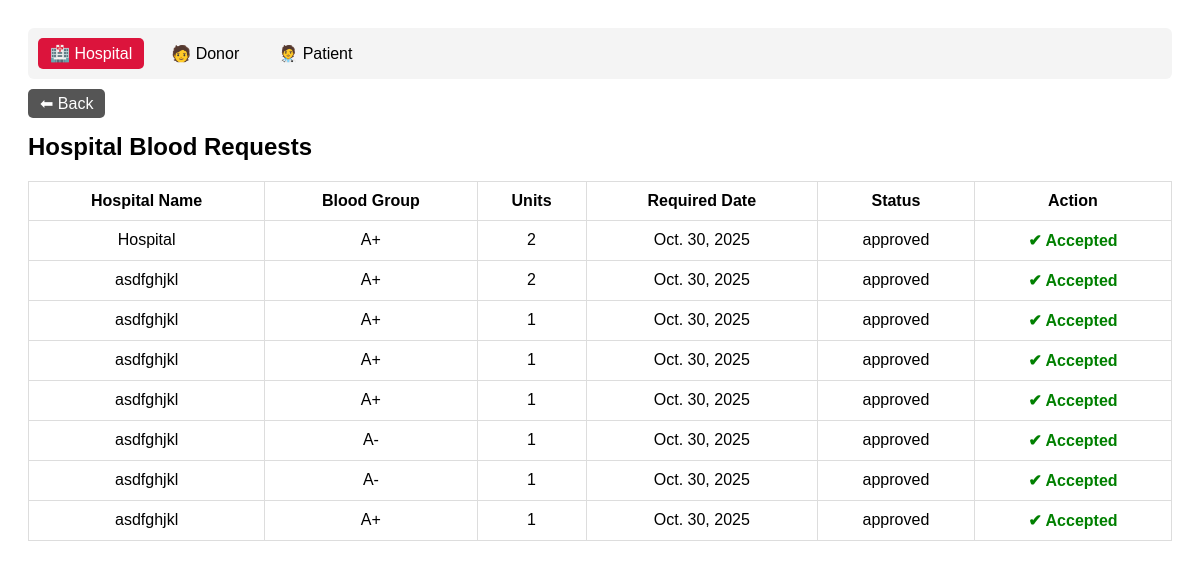
The page /manage_hospitals/ on the database as committed earlier.
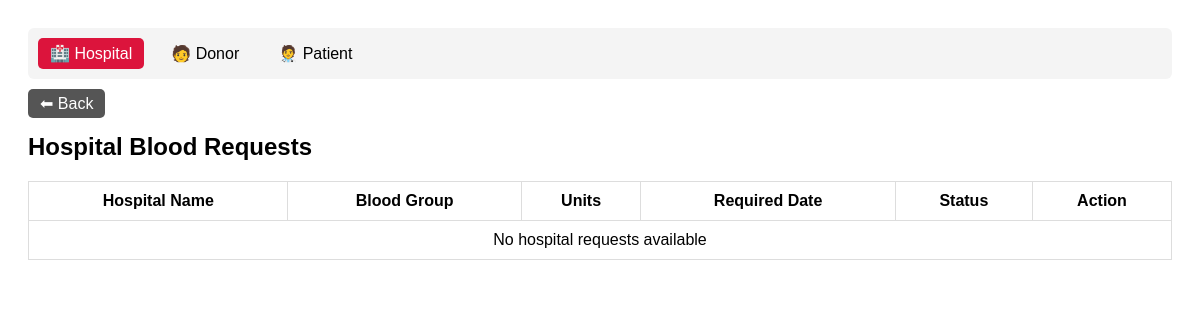
The same page on the database as committed later.
### Blood_Bank/models.py (models this page shows, shortened)
class Hospital_Request(models.Model):
    hospital = models.ForeignKey(Hospital,on_delete=models.CASCADE)
    Blood_group = models.CharField(null=False,blank=False)
    unit = models.PositiveIntegerField(null=True,blank=True)
    date = models.DateField(null=True,blank=True)
    urgent = models.BooleanField(default=False)
    patient_name = models.CharField(max_length=100, null=True, blank=True)
    patient_email = models.EmailField(null=True, blank=True)
    patient_contact = models.CharField(max_length=15, null=True, blank=True)
    STATUS_CHOICES = (
        ('requested', 'Requested'),
        ('approved', 'Approved'),
        ('rejected', 'Rejected'),
    )
    status = models.CharField(max_length=10, choices=STATUS_CHOICES, default='requested')

class Hospital(models.Model):
    profile = models.OneToOneField(Profile, on_delete=models.CASCADE)
    hospital_name = models.CharField(max_length=40,null=True,blank=True)
    contact_number = models.CharField(max_length = 20,null=True,blank=True)
    location = models.CharField(max_length=40,null=True,blank=True)
    a_pos = models.PositiveIntegerField(null=True, blank=True, default=0)
    a_neg = models.PositiveIntegerField(null=True, blank=True, default=0)
    b_pos = models.PositiveIntegerField(null=True, blank=True, default=0)
    b_neg = models.PositiveIntegerField(null=True, blank=True, default=0)
    ab_pos = models.PositiveIntegerField(null=True, blank=True, default=0)
    ab_neg = models.PositiveIntegerField(null=True, blank=True, default=0)
    o_pos = models.PositiveIntegerField(null=True, blank=True, default=0)
    o_neg = models.PositiveIntegerField(null=True, blank=True, default=0)

### Blood_Bank/views.py (the view)
# urls.py: path('manage_hospitals/',views.manage_hospitals,name='manage_hospitals'),
def manage_hospitals(request):
    hospital_request = Hospital_Request.objects.all()
    return render(request,'admin_dashboard/manage_hospitals.html',{'hospital_request':hospital_request})

### Blood_Bank/templates/admin_dashboard/manage_hospitals.html (shortened to what this page needs)
{% load static %}
<!DOCTYPE html>
<html lang="en">
<head>
    <link rel="stylesheet" href="{% static 'css/admin_dashboard/manage_hospitals.css' %}">
</head>
<body>
    <div class="page-container">
        <nav class="top-menu">
            <a href="{% url 'manage_hospitals' %}" class="active">🏥 Hospital</a>
            <a href="{% url 'manage_donors' %}">🧑 Donor</a>
            <a href="{% url 'manage_patients' %}">🧑‍⚕ Patient</a>
        </nav>
        <div class="back-section">
            <a href="{% url 'admindashboard' %}" class="back-btn">⬅ Back</a>
        </div>
        <main class="table-container">
            <h2>Hospital Blood Requests</h2>
            <table>
                <thead>
                    <tr>
                        <th>Hospital Name</th>
                        <th>Blood Group</th>
                        <th>Units</th>
                        <th>Required Date</th>
                        <th>Status</th>
                        <th>Action</th>
                    </tr>
                </thead>
                <tbody>
                    {% for r in hospital_request %}
                    <tr>
                        <td>{{ r.hospital.hospital_name }}</td>
                        <td>{{ r.Blood_group }}</td>
                        <td>{{ r.unit }}</td>
                        <td>{{ r.date }}</td>
                        <td>{{ r.status }}</td>
                        <td>
                            {% if r.status == 'approved' %}
                                <span class="status-approved show">✔ Accepted</span>
                            {% endif %}
                        </td>
                    </tr>
                    {% empty %}
                    <tr>
                        <td colspan="6">No hospital requests available</td>
                    </tr>
                    {% endfor %}
                </tbody>
            </table>
        </main>
    </div>
</body>
</html>

Rows that differ between the two databases and show on the page:
removed Hospital_Request: hospital.hospital_name "Hospital", Blood_group "A+", unit "2", date "Oct. 30, 2025", status "approved", shows "✔ Accepted"
removed Hospital_Request: hospital.hospital_name "asdfghjkl", Blood_group "A+", unit "2", date "Oct. 30, 2025", status "approved", shows "✔ Accepted"
removed Hospital_Request: hospital.hospital_name "asdfghjkl", Blood_group "A+", unit "1", date "Oct. 30, 2025", status "approved", shows "✔ Accepted"
removed Hospital_Request: hospital.hospital_name "asdfghjkl", Blood_group "A+", unit "1", date "Oct. 30, 2025", status "approved", shows "✔ Accepted"
removed Hospital_Request: hospital.hospital_name "asdfghjkl", Blood_group "A+", unit "1", date "Oct. 30, 2025", status "approved", shows "✔ Accepted"
removed Hospital_Request: hospital.hospital_name "asdfghjkl", Blood_group "A-", unit "1", date "Oct. 30, 2025", status "approved", shows "✔ Accepted"
removed Hospital_Request: hospital.hospital_name "asdfghjkl", Blood_group "A-", unit "1", date "Oct. 30, 2025", status "approved", shows "✔ Accepted"
removed Hospital_Request: hospital.hospital_name "asdfghjkl", Blood_group "A+", unit "1", date "Oct. 30, 2025", status "approved", shows "✔ Accepted"
Other text that changed with them:
text now shown: "No hospital requests available"
